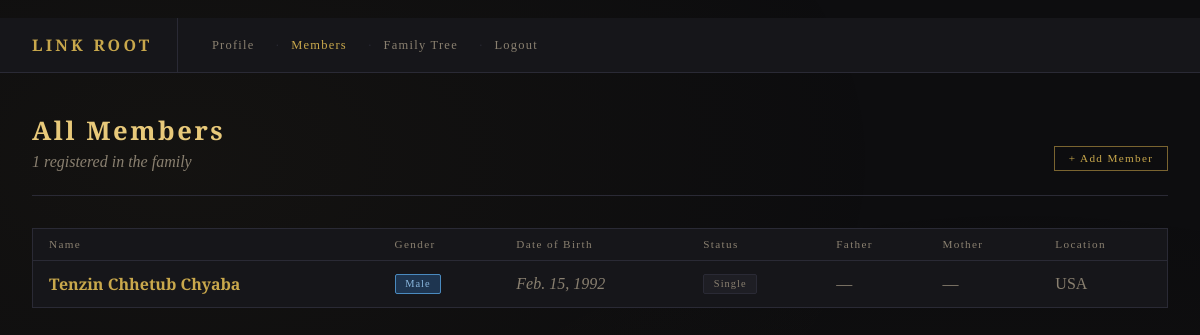
/accounts/family/ (signed in), run on the app's committed database.
### accounts/models.py (models this page shows, shortened)
class FamilyMember(models.Model):
    user = models.ForeignKey(User, on_delete=models.CASCADE, null=True, blank=True)
    first_name = models.CharField(max_length=100)
    middle_name = models.CharField(max_length=100, blank=True)
    last_name = models.CharField(max_length=100)
    gender = models.CharField(max_length=1, choices=GENDER_CHOICES, null=True, blank=True)
    marital_status = models.CharField(max_length=10, choices=MARITAL_STATUS, default='Single')
    date_of_birth = models.DateField(null=True, blank=True)
    address = models.TextField(blank=True)
    father = models.ForeignKey(
        'self', null=True, blank=True,
        on_delete=models.SET_NULL,
        related_name='children_of_father'
    )
    mother = models.ForeignKey(
        'self', null=True, blank=True,
        on_delete=models.SET_NULL,
        related_name='children_of_mother'
    )
    spouse = models.ForeignKey(
        'self', null=True, blank=True,
        on_delete=models.SET_NULL,
        related_name='married_to'
    )

### accounts/views.py (the view)
# urls.py: path('family/', views.family_list, name='family_list'),
@login_required
def family_list(request):
    members = FamilyMember.objects.all()
    return render(request, 'accounts/family_list.html', {'members': members})

### accounts/templates/accounts/family_list.html (shortened to what this page needs)
﻿{% extends 'accounts/base.html' %}
{% block content %}
<div class="main wide">
<div class="page-header" style="display:flex; justify-content:space-between; align-items:flex-end;">
<div><div class="page-title">All Members</div><div class="page-subtitle">{{ members|length }} registered in the family</div></div>
<a href="{% url 'add_member' %}" class="btn btn-sm">+ Add Member</a>
</div>
{% if members %}
<div class="card" style="padding:0; overflow:hidden;">
<table class="data-table">
<thead><tr><th>Name</th><th>Gender</th><th>Date of Birth</th><th>Status</th><th>Father</th><th>Mother</th><th>Location</th></tr></thead>
<tbody>
{% for member in members %}
<tr>
<td><a href="{% url 'family_detail' member.pk %}" class="text-link" style="font-weight:600;">{{ member.first_name }} {{ member.middle_name }} {{ member.last_name }}</a></td>
<td>{% if member.gender == 'M' %}<span class="badge badge-male">Male</span>{% elif member.gender == 'F' %}<span class="badge badge-female">Female</span>{% else %}<span style="color:var(--text-dim);">—</span>{% endif %}</td>
<td style="color:var(--text-dim); font-style:italic;">{{ member.date_of_birth|default:"—" }}</td>
<td>{% if member.marital_status == 'Married' %}<span class="badge badge-married">Married</span>{% else %}<span class="badge badge-single">Single</span>{% endif %}</td>
<td>{% if member.father %}<a href="{% url 'family_detail' member.father.pk %}" class="text-link">{{ member.father }}</a>{% else %}<span style="color:var(--text-dim);">—</span>{% endif %}</td>
<td>{% if member.mother %}<a href="{% url 'family_detail' member.mother.pk %}" class="text-link">{{ member.mother }}</a>{% else %}<span style="color:var(--text-dim);">—</span>{% endif %}</td>
<td style="color:var(--text-dim);">{{ member.address|default:"—" }}</td>
</tr>
{% endfor %}
</tbody>
</table>
</div>
{% endif %}
</div>
{% endblock %}

### accounts/templates/accounts/base.html (style rules this page uses)
:root { --bg: #0d0d0f; --surface: #16161a; --surface2: #1e1e24; --border: #2a2a35; --gold: #c9a84c; --gold-light: #e8c97a; --gold-dim: #7a6430; --text: #e8e0d0; --text-dim: #8a8070; --male: #1e3550; --male-border: #4a8abf; --female: #3d1e35; --female-border: #bf4a8a; --error: #bf4a4a; }
* { box-sizing: border-box; margin: 0; padding: 0; }
body { background: var(--bg); color: var(--text); font-family: 'Crimson Text', Georgia, serif; min-height: 100vh; }
body::before { content: ''; position: fixed; inset: 0; background-image: radial-gradient(ellipse at 15% 20%, rgba(201,168,76,0.04) 0%, transparent 50%), radial-gradient(ellipse at 85% 80%, rgba(201,168,76,0.03) 0%, transparent 50%); pointer-events: none; z-index: 0; }
.main { position: relative; z-index: 1; max-width: 960px; margin: 0 auto; padding: 2.5rem 2rem; }
.main.wide { max-width: 1200px; }
.page-header { margin-bottom: 2rem; padding-bottom: 1.5rem; border-bottom: 1px solid var(--border); }
.page-title { font-family: 'Cinzel', serif; font-size: 1.6rem; font-weight: 600; color: var(--gold-light); letter-spacing: 0.1em; }
.page-subtitle { color: var(--text-dim); font-style: italic; font-size: 1rem; margin-top: 0.3rem; }
.card { background: var(--surface); border: 1px solid var(--border); padding: 1.75rem; margin-bottom: 1.25rem; position: relative; }
.data-table { width: 100%; border-collapse: collapse; font-size: 1rem; }
.data-table th { font-family: 'Cinzel', serif; font-size: 0.7rem; letter-spacing: 0.12em; color: var(--text-dim); text-align: left; padding: 0.6rem 1rem; border-bottom: 1px solid var(--border); font-weight: 400; }
.data-table td { padding: 0.75rem 1rem; border-bottom: 1px solid var(--border); color: var(--text); vertical-align: middle; }
.data-table tr:last-child td { border-bottom: none; }
a.text-link { color: var(--gold); text-decoration: none; transition: color 0.2s; }
.badge { display: inline-block; padding: 0.2rem 0.6rem; font-family: 'Cinzel', serif; font-size: 0.65rem; letter-spacing: 0.1em; border-radius: 2px; }
.badge-male { background: var(--male); border: 1px solid var(--male-border); color: #8ab8df; }
.badge-single { background: var(--surface2); border: 1px solid var(--border); color: var(--text-dim); }
.btn { background: transparent; border: 1px solid var(--gold-dim); color: var(--gold); padding: 0.65rem 1.4rem; font-family: 'Cinzel', serif; font-size: 0.8rem; letter-spacing: 0.12em; cursor: pointer; transition: all 0.2s; text-decoration: none; display: inline-block; }
.btn-sm { padding: 0.35rem 0.85rem; font-size: 0.7rem; }

### data on the page
FamilyMember: first_name "Tenzin", middle_name "Chhetub", last_name "Chyaba", gender "Male", date_of_birth "Feb. 15, 1992", marital_status "Single", address "USA"

### other printed values
{{ members|length }} "1"
